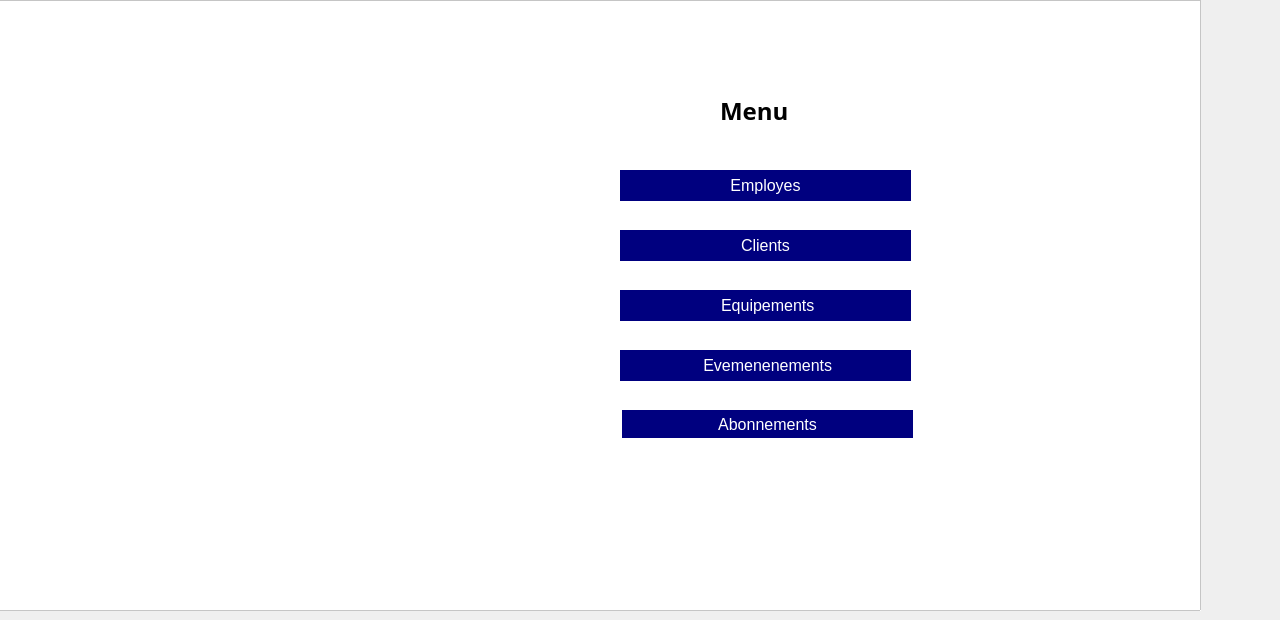
    <widget class="QWidget" name="page_2">
     <widget class="QFrame" name="frame_6">
      <property name="geometry">
       <rect>
        <x>-70</x>
        <y>0</y>
        <width>1271</width>
        <height>611</height>
       </rect>
      </property>
      <property name="font">
       <font>
        <family>MS Shell Dlg 2</family>
       </font>
      </property>
      <property name="styleSheet">
       <string notr="true">
background:rgb(255,255,255);
</string>
      </property>
      <property name="frameShape">
       <enum>QFrame::StyledPanel</enum>
      </property>
      <property name="frameShadow">
       <enum>QFrame::Raised</enum>
      </property>
      <widget class="QLabel" name="label_12">
       <property name="geometry">
        <rect>
         <x>790</x>
         <y>90</y>
         <width>101</width>
         <height>41</height>
        </rect>
       </property>
       <property name="font">
        <font>
         <family>Segoe UI Black</family>
         <pointsize>18</pointsize>
         <weight>75</weight>
         <bold>true</bold>
        </font>
       </property>
       <property name="text">
        <string>Menu</string>
       </property>
      </widget>
      <widget class="QLabel" name="logo">
       <property name="geometry">
        <rect>
         <x>-10</x>
         <y>100</y>
         <width>541</width>
         <height>301</height>
        </rect>
       </property>
       <property name="styleSheet">
        <string notr="true">background:url(:/newimages/img/logo.png)</string>
       </property>
       <property name="text">
        <string/>
       </property>
      </widget>
      <widget class="QPushButton" name="pushButton_4">
       <property name="geometry">
        <rect>
         <x>690</x>
         <y>230</y>
         <width>291</width>
         <height>31</height>
        </rect>
       </property>
       <property name="font">
        <font>
         <family>MS Sans Serif</family>
         <pointsize>12</pointsize>
         <weight>50</weight>
         <bold>false</bold>
        </font>
       </property>
       <property name="styleSheet">
        <string notr="true"> border-radius: 20px; /* Bordures arrondies */
    background-color: rgb(0, 0, 127); /* Fond bleu */
    color: white; /* Texte blanc */
    padding: 1px 20px; /* Espacement du texte à l'intérieur du bouton */
    border: none; /* Supprime les bordures */
    cursor: pointer;</string>
       </property>
       <property name="text">
        <string>Clients</string>
       </property>
      </widget>
      <widget class="QPushButton" name="pushButton_5">
       <property name="geometry">
        <rect>
         <x>690</x>
         <y>290</y>
         <width>291</width>
         <height>31</height>
        </rect>
       </property>
       <property name="font">
        <font>
         <family>MS Sans Serif</family>
         <pointsize>12</pointsize>
        </font>
       </property>
       <property name="styleSheet">
        <string notr="true"> border-radius: 20px; /* Bordures arrondies */
    background-color: rgb(0, 0, 127); /* Fond bleu */
    color: white; /* Texte blanc */
    padding: 1px 20px; /* Espacement du texte à l'intérieur du bouton */
    border: none; /* Supprime les bordures */
    cursor: pointer;</string>
       </property>
       <property name="text">
        <string> Equipements</string>
       </property>
      </widget>
      <widget class="QPushButton" name="pushButton_11">
       <property name="geometry">
        <rect>
         <x>690</x>
         <y>350</y>
         <width>291</width>
         <height>31</height>
        </rect>
       </property>
       <property name="font">
        <font>
         <family>MS Sans Serif</family>
         <pointsize>12</pointsize>
        </font>
       </property>
       <property name="styleSheet">
        <string notr="true"> border-radius: 20px; /* Bordures arrondies */
    background-color: rgb(0, 0, 127); /* Fond bleu */
    color: white; /* Texte blanc */
    padding: 1px 20px; /* Espacement du texte à l'intérieur du bouton */
    border: none; /* Supprime les bordures */
    cursor: pointer;</string>
       </property>
       <property name="text">
        <string> Evemenenements</string>
       </property>
      </widget>
      <widget class="QPushButton" name="pushButton_15">
       <property name="geometry">
        <rect>
         <x>692</x>
         <y>410</y>
         <width>291</width>
         <height>28</height>
        </rect>
       </property>
       <property name="font">
        <font>
         <family>MS Sans Serif</family>
         <pointsize>12</pointsize>
        </font>
       </property>
       <property name="styleSheet">
        <string notr="true"> border-radius: 20px; /* Bordures arrondies */
    background-color: rgb(0, 0, 127); /* Fond bleu */
    color: white; /* Texte blanc */
    padding: 1px 20px; /* Espacement du texte à l'intérieur du bouton */
    border: none; /* Supprime les bordures */
    cursor: pointer;</string>
       </property>
       <property name="text">
        <string>Abonnements</string>
       </property>
      </widget>
      <widget class="QPushButton" name="pushButton_16">
       <property name="geometry">
        <rect>
         <x>690</x>
         <y>170</y>
         <width>291</width>
         <height>31</height>
        </rect>
       </property>
       <property name="font">
        <font>
         <family>MS Sans Serif</family>
         <pointsize>12</pointsize>
         <weight>50</weight>
         <bold>false</bold>
        </font>
       </property>
       <property name="styleSheet">
        <string notr="true"> border-radius: 20px; /* Bordures arrondies */
    background-color: rgb(0, 0, 127); /* Fond bleu */
    color: white; /* Texte blanc */
    padding: 1px 20px; /* Espacement du texte à l'intérieur du bouton */
    border: none; /* Supprime les bordures */
    cursor: pointer;</string>
       </property>
       <property name="text">
        <string>Employes</string>
       </property>
      </widget>
     </widget>
    </widget>
